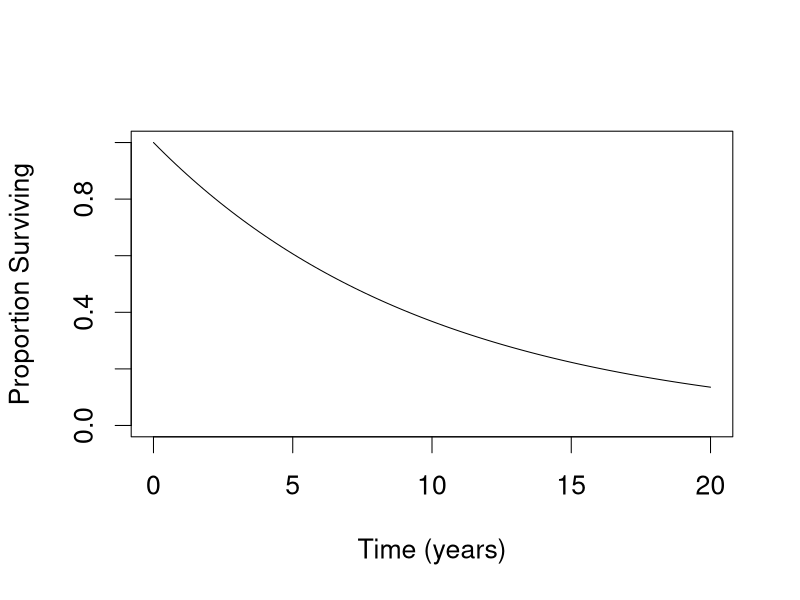
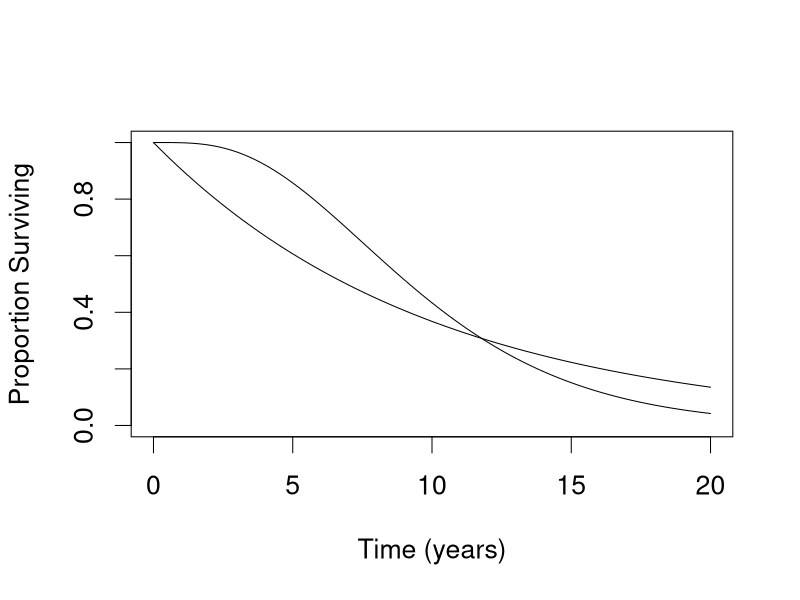

R code for these plots, in order:
par(cex=1.6)
time = seq(0, 20, by=0.2)
mu <- 10
cars <- 4

expSurv <- pexp(time, rate=1/mu, lower.tail=FALSE)
gamSurv <- pgamma(time, rate=cars/mu, shape=cars, lower.tail=FALSE)

plot(time, expSurv
	, type="l"
	, xlab = "Time (years)"
	, ylab = "Proportion Surviving"
	, ylim = c(0, 1)
)

plot(time, expSurv
	, type="l"
	, xlab = "Time (years)"
	, ylab = "Proportion Surviving"
	, ylim = c(0, 1)
)
lines(time, gamSurv)
